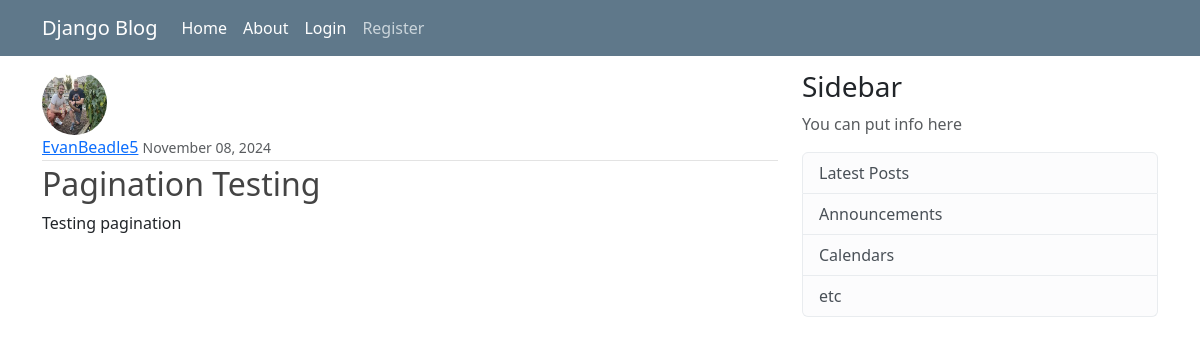
Screenshot of /post/11/ with the database file from the repository.
### blog/models.py (models this page shows, shortened)
class Post(models.Model):
    title = models.CharField(max_length=100)
    content = models.TextField()
    date_posted = models.DateTimeField(default=timezone.now)
    author = models.ForeignKey(User, on_delete=models.CASCADE)

### users/models.py (models this page shows, shortened)
class Profile(models.Model):
    user = models.OneToOneField(User, on_delete=models.CASCADE)
    bio = models.TextField()
    profile_pic = models.ImageField(default='default.jpg', upload_to='profile_pics', editable=True)

### blog/views.py (the view)
# urls.py: path('post/<int:pk>/', IndividualPost.as_view(), name='individual-post'),
class IndividualPost(DetailView):
    model = Post

### blog/templates/blog/post_detail.html (shortened to what this page needs)
{% extends "blog/base.html" %}
{% block content %}
    <article class="media content-section">
        <img class="rounded-circle article-img" title='profile' src="{{ object.author.profile.profile_pic.url }}">
        <div class="media-body">
            <div class="article-metadata">
                <a class="mr-2" href="{% url 'user-posts' post.author.username %}">{{ object.author }}</a>
                <small class="text-muted">{{ object.date_posted|date:"F d, Y" }}</small>
            </div>
            <h2 class="article-title">{{ object.title }}</h2>
            <p class="article-content">{{ object.content }}</p>
        </div>
    </article>
{% endblock content %}

### blog/static/blog/main.css (style rules this page uses)
body { background: #fafafa; color: #333333; margin-top: 5rem; }
h2, h3, h4, h5, h6 { color: #444444; }
.article-title { color: #444444; }
.article-content { white-space: pre-line; }
.article-img { height: 65px; width: 65px; margin-right: 16px; }
.article-metadata { padding-bottom: 1px; margin-bottom: 4px; border-bottom: 1px solid #e3e3e3; }

### rows the page displays
Post: author.profile.profile_pic (picture), author "EvanBeadle5", date_posted "November 08, 2024", title "Pagination Testing", content "Testing pagination"
